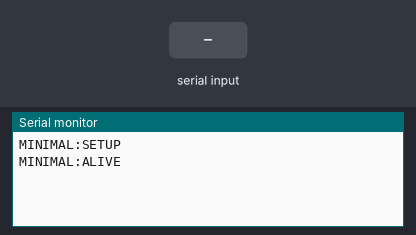
A sketch run on a simulated Arduino Uno, built with avr-gcc and run on an emulated ATmega328P. Parts: the last lines printed to the serial monitor. The inputs (shaded band) are chosen by the test bench.

Above: at 1.3 s.
1.4 s: "Q" received over Serial
At 1.9 s:
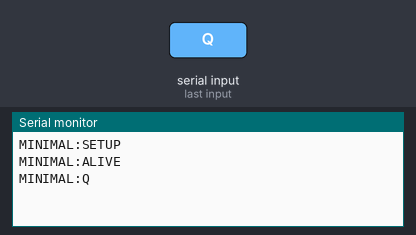
2.9 s: "S" received over Serial
4.4 s: "1" received over Serial
At 4.9 s:
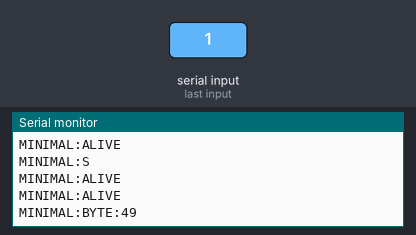

The sketch:

minimal_teensy41_serial.ino
```cpp
void setup() {
  Serial.begin(115200);
  delay(100);
  Serial.println("MINIMAL:SETUP");
}

void loop() {
  static uint32_t last = 0;
  if (millis() - last >= 1000) {
    last = millis();
    Serial.println("MINIMAL:ALIVE");
  }

  while (Serial.available() > 0) {
    const int value = Serial.read();
    if (value == 'Q') {
      Serial.println("MINIMAL:Q");
    } else if (value == 'S') {
      Serial.println("MINIMAL:S");
    } else {
      Serial.print("MINIMAL:BYTE:");
      Serial.println(value);
    }
  }
}
```

Measured:
- after the input at 1.4 s, the serial monitor: prints a new line at once (image 1)
- after the input at 4.4 s, the serial monitor: prints a new line at once (image 2)
